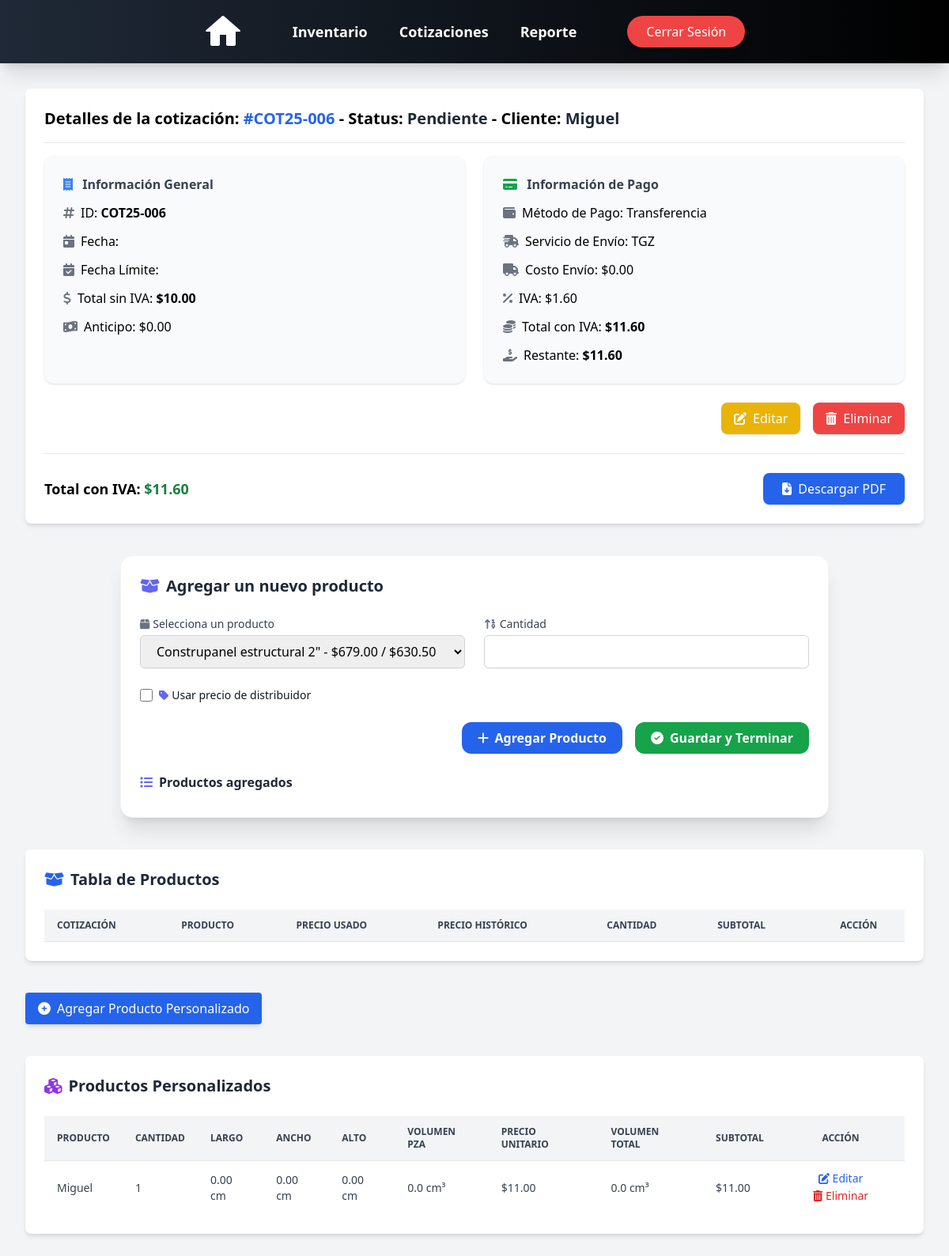
The app's page /quotes/details/COT25-006/ (signed in), older data.
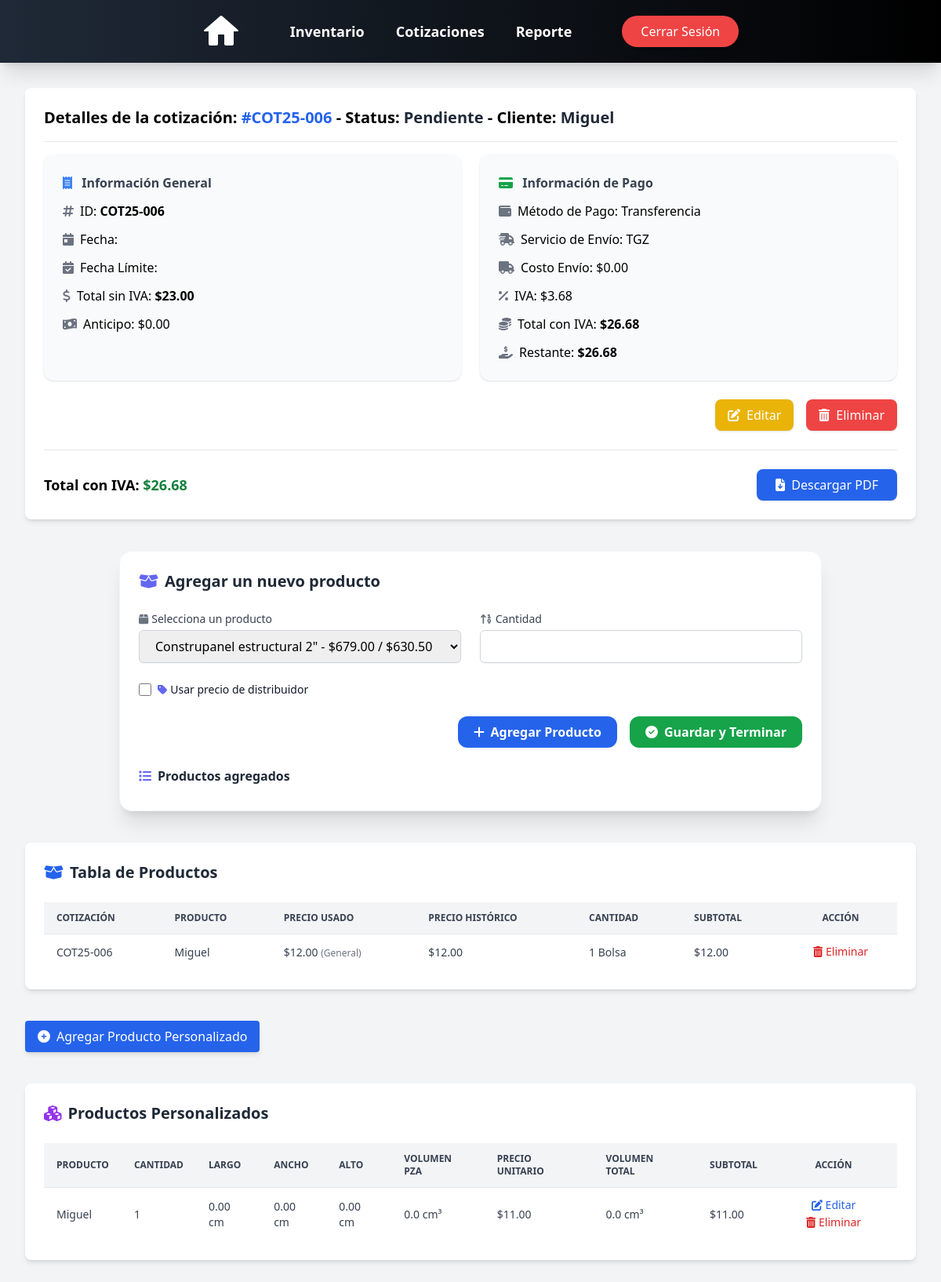
The same page, newer data.
### cotizaciones/models.py (models this page shows, shortened)
class Cotizaciones(models.Model):
    id = models.CharField(max_length=10, primary_key=True, unique=True, blank=False, null=False)
    cliente = models.CharField(max_length=50, blank=False, null=True)
    telefono = models.IntegerField(blank=False, null=True)
    fecha = models.DateField(auto_now=False, auto_now_add=False)
    fecha_propuesta = models.DateField(auto_now=False, auto_now_add=False)
    fecha_entrega = models.DateField(auto_now=False, auto_now_add=False, null=True, blank=True)
    direccion_entrega = models.CharField(max_length=50, default='Pendiente')
    servicio_envio = models.CharField(max_length=100, default="TGZ")
    costo_envio = models.DecimalField(max_digits=10, decimal_places=2, blank=False, null=True, default=0)
    total = models.DecimalField(max_digits=10, decimal_places=2, default=0.0)  # Total sin IVA
    total_Civa = models.DecimalField(max_digits=10, decimal_places=2, default=0.0)
    status = models.CharField(max_length=20, blank=False, null=False, default='Pendiente')
    anticipo = models.DecimalField(max_digits=10, decimal_places=2, default=0.0)
    restante = models.DecimalField(max_digits=10, decimal_places=2, default=0.0)
    metodo_pago = models.CharField(max_length=20, null=False, default='No')
    iva = models.DecimalField(max_digits=10, decimal_places=2, default=0.0)
    def __str__(self):
        return str(self.id)

class CotizacionProduct(models.Model):
    cotizacion_id = models.ForeignKey(Cotizaciones, on_delete=models.CASCADE, related_name='cotizaciones')
    product_id = models.ForeignKey(Product, on_delete=models.CASCADE)
    cantidad = models.IntegerField(default=1)
    phistorico = models.DecimalField(max_digits=10, decimal_places=2, default=0.0)
    subtotal = models.DecimalField(max_digits=10, decimal_places=2, default=0.0)
    usar_precio_distribuidor = models.BooleanField(default=False)

### products/models.py (models this page shows, shortened)
class Product(models.Model):
    nombre = models.CharField(max_length=50, blank=True, null=False)
    descripcion = models.CharField(max_length=100, blank=True, null=False)
    categoria = models.CharField(max_length=50, blank=True, null=False)
    largo = models.DecimalField(max_digits=5, decimal_places=2, blank=True, null=True, default=0)
    ancho = models.DecimalField(max_digits=5, decimal_places=2, blank=True, null=True, default=0)
    alto = models.DecimalField(max_digits=5, decimal_places=2, blank=True, null=True, default=0)
    volumen = models.FloatField(blank=True, null=True, default=0)
    volumen_total = models.FloatField(blank=True, null=True, default=0)
    unidad = models.CharField(max_length=50, blank=True, null=False)
    inventario = models.IntegerField(blank=True, null=True)
    precio_general = models.DecimalField(max_digits=10, decimal_places=2, blank=True, null=False)
    precio_distribuidor = models.DecimalField(max_digits=10, decimal_places=2, blank=True, null=True)
    otro = BooleanField(default=False)

### cotizaciones/views.py (the view)
# urls.py: path('details/<str:id>/', details_view, name='details'),
def details_view(request, id):
    cotizacion = get_object_or_404(Cotizaciones, id=id)
    cotProduct = CotizacionProduct.objects.filter(cotizacion_id=cotizacion)
    productNormal = cotProduct.filter(product_id__otro=False)
    productPersonalizado = cotProduct.filter(product_id__otro=True)
    products = Product.objects.filter(otro=False)
    def formatear_fecha(fecha):
        if fecha:  # Verifica que la fecha no sea None
            if isinstance(fecha, datetime):
                return format_date(fecha, format="EEEE d 'de' MMMM 'del' y", locale='es')
            else:
                return format_date(datetime(fecha.year, fecha.month, fecha.day), format="EEEE d 'de' MMMM 'del' y",
                                   locale='es')
        return None
    def formato_moneda(valor):
        return "{:,.2f}".format(valor)
    cotizacion.fecha = formatear_fecha(cotizacion.fecha)
    cotizacion.fecha_propuesta = formatear_fecha(cotizacion.fecha_propuesta)
    cotizacion.fecha_entrega = formatear_fecha(cotizacion.fecha_entrega)
    cotizacion.costo_envio = formato_moneda(cotizacion.costo_envio)
    cotizacion.total = formato_moneda(cotizacion.total)
    cotizacion.total_Civa = formato_moneda(cotizacion.total_Civa)
    cotizacion.anticipo = formato_moneda(cotizacion.anticipo)
    cotizacion.restante = formato_moneda(cotizacion.restante)
    cotizacion.iva = formato_moneda(cotizacion.iva)
    qr_image = generate_qr(cotizacion.direccion_entrega)
    context = {
        'cotizaciones': cotizacion,
        'cotProduct': productNormal,
        'productOtro': productPersonalizado,
        'products': products,
        'qr_image': qr_image,
    }
    return render(request, 'quotes/details.html', context)

### cotizaciones/templatetags/custom_filters.py (called while the page is built)
@register.filter(name='moneda')
def moneda(value):
    if isinstance(value, Decimal):
        return "{:,.2f}".format(value)
    return value

### cotizaciones/views.py (called while the page is built)
def generate_qr(direccion):
    qr = qrcode.make(direccion)
    qr_image = BytesIO()
    qr.save(qr_image, format='PNG')
    qr_image.seek(0)
    return qr_image

### users/context_processors.py (called while the page is built)
def empleado_context(request):
    if request.user.is_authenticated:
        empleado = request.user.groups.filter(name='Empleado').exists()
    else:
        empleado = False  # Si no está autenticado, no es parte del grupo
    return {'empleado': empleado}

### templates/quotes/details.html (shortened to what this page needs)
{% load static %}
<!DOCTYPE html>
<html lang="es">
<head>
    <link rel="stylesheet" href="https://cdn.jsdelivr.net/npm/choices.js/public/assets/styles/choices.min.css">
    <link rel="stylesheet" href="https://cdnjs.cloudflare.com/ajax/libs/font-awesome/6.5.0/css/all.min.css">
    <script src="https://cdn.tailwindcss.com"></script>
</head>
<body class="bg-gray-100 p-8">
    {% include 'nav_bar.html' %}
    {% if request.user.is_authenticated %}
        <div class="animate__animated animate__fadeIn">
        {% include 'quotes/quote_details.html' %}
        {% include 'quotes/add_product_form.html' %}
        {% include 'quotes/products_table.html' %}
        {% include 'quotes/custom_product_form.html' %}
        {% include 'quotes/custom_products_table.html' %}
    {% else %}
        <div class="flex flex-col items-center justify-center min-h-screen text-center">
            <h2 class="text-2xl font-semibold text-gray-700">No está autenticado</h2>
            <a href="{% url 'login' %}" class="mt-4 bg-blue-600 text-white px-4 py-2 rounded-lg hover:bg-blue-700 transition">Iniciar sesión</a>
        </div>
    {% endif %}
    </div>
</body>
</html>

### templates/quotes/quote_details.html (shortened to what this page needs)
{% load static %}
<div class="bg-white p-6 rounded-lg shadow-md mt-20 max-w-7xl mx-auto">
    <h1 class="text-lg md:text-xl font-bold mb-4">
        Detalles de la cotización:
        <span class="text-blue-600 font-semibold">#{{ cotizaciones.id }}</span>
        - Status: <span class="text-gray-800">{{ cotizaciones.status }}</span>
        - Cliente: <span class="text-gray-800">{{ cotizaciones.cliente }}</span>
    </h1>
    <hr class="my-4">
    <div class="grid grid-cols-1 lg:grid-cols-2 gap-6">
        <div class="bg-gray-50 rounded-xl shadow p-6 space-y-3">
            <h2 class="text-md font-semibold text-gray-700 mb-2">
                <i class="fas fa-receipt text-blue-500 mr-2"></i> Información General
            </h2>
            <p><i class="fas fa-hashtag text-gray-500 mr-2"></i>ID: <strong>{{ cotizaciones.id }}</strong></p>
            <p><i class="fas fa-calendar-day text-gray-500 mr-2"></i>Fecha: {{ cotizaciones.fecha }}</p>
            <p><i class="fas fa-calendar-check text-gray-500 mr-2"></i>Fecha Límite: {{ cotizaciones.fecha_propuesta }}</p>
            <p><i class="fas fa-dollar-sign text-gray-500 mr-2"></i>Total sin IVA: <strong>${{ cotizaciones.total }}</strong></p>
            <p><i class="fas fa-money-bill-wave text-gray-500 mr-2"></i>Anticipo: ${{ cotizaciones.anticipo }}</p>
        </div>
        <div class="bg-gray-50 rounded-xl shadow p-6 space-y-3">
            <h2 class="text-md font-semibold text-gray-700 mb-2">
                <i class="fas fa-credit-card text-green-600 mr-2"></i> Información de Pago
            </h2>
            <p><i class="fas fa-wallet text-gray-500 mr-2"></i>Método de Pago: {{ cotizaciones.metodo_pago }}</p>
            <p><i class="fas fa-shipping-fast text-gray-500 mr-2"></i>Servicio de Envío: {{ cotizaciones.servicio_envio }}</p>
            <p><i class="fas fa-truck text-gray-500 mr-2"></i>Costo Envío: ${{ cotizaciones.costo_envio }}</p>
            <p><i class="fas fa-percentage text-gray-500 mr-2"></i>IVA: ${{ cotizaciones.iva }}</p>
            <p><i class="fas fa-coins text-gray-500 mr-2"></i>Total con IVA: <strong>${{ cotizaciones.total_Civa }}</strong></p>
            <p><i class="fas fa-hand-holding-usd text-gray-500 mr-2"></i>Restante: <strong>${{ cotizaciones.restante }}</strong></p>
        </div>
    </div>
    <div class="flex flex-col md:flex-row gap-4 justify-end items-center mt-6">
        <a href="{% url 'update_quote' cotizaciones.id %}" class="w-full md:w-auto bg-yellow-500 hover:bg-yellow-600 text-white px-4 py-2 rounded-lg shadow transition flex items-center justify-center">
            <i class="fas fa-edit mr-2"></i> Editar
        </a>
        <a href="{% url 'delete_quote' cotizaciones.id %}" class="w-full md:w-auto bg-red-500 hover:bg-red-600 text-white px-4 py-2 rounded-lg shadow transition flex items-center justify-center">
            <i class="fas fa-trash-alt mr-2"></i> Eliminar
        </a>
    </div>
    <hr class="my-6">
    <div class="flex flex-col md:flex-row justify-between items-center gap-4">
        <p class="text-base md:text-lg font-semibold text-center md:text-left">
            Total con IVA: <span id="total_con_iva" class="text-green-700">${{ cotizaciones.total_Civa }}</span>
        </p>
        <a href="{% url 'generate_quote_pdf' cotizaciones.id %}"
           class="w-full md:w-auto bg-blue-600 text-white px-6 py-2 rounded-lg shadow hover:bg-blue-700 transition flex items-center justify-center gap-2">
            <i class="fas fa-file-download"></i> Descargar PDF
        </a>
    </div>
</div>

### templates/quotes/products_table.html
{% load custom_filters %}
<div class="bg-white p-6 rounded-lg shadow-md mt-10 overflow-x-auto">
    <h2 class="text-xl font-semibold text-gray-800 mb-6 flex items-center gap-2">
        <i class="fas fa-box-open text-blue-600"></i>
        Tabla de Productos
    </h2>
    <table id="tabla-productos" class="min-w-full text-sm text-left text-gray-700">
        <thead class="text-xs uppercase bg-gray-100 border-b border-gray-200">
            <tr>
                <th class="px-4 py-3">Cotización</th>
                <th class="px-4 py-3">Producto</th>
                <th class="px-4 py-3">Precio usado</th>
                <th class="px-4 py-3">Precio histórico</th>
                <th class="px-4 py-3">Cantidad</th>
                <th class="px-4 py-3">Subtotal</th>
                <th class="px-4 py-3 text-center">Acción</th>
            </tr>
        </thead>
        <tbody class="divide-y divide-gray-100">
            {% for cotizacionPro in cotProduct %}
            <tr class="hover:bg-gray-50 transition">
                <td class="px-4 py-3">{{ cotizacionPro.cotizacion_id }}</td>
                <td class="px-4 py-3">{{ cotizacionPro.product_id.nombre }}</td>
                <td class="px-4 py-3">
                    {% if cotizacionPro.usar_precio_distribuidor %}
                        ${{ cotizacionPro.product_id.precio_distribuidor }} <span class="text-xs text-gray-500">(Distribuidor)</span>
                    {% else %}
                        ${{ cotizacionPro.product_id.precio_general }} <span class="text-xs text-gray-500">(General)</span>
                    {% endif %}
                </td>
                <td class="px-4 py-3">${{ cotizacionPro.phistorico }}</td>
                <td class="px-4 py-3">
                  {{ cotizacionPro.cantidad }}
                  {{ cotizacionPro.product_id.unidad }}{% if cotizacionPro.cantidad >= 2 %}s{% endif %}
                </td>
                <td class="px-4 py-3">${{ cotizacionPro.subtotal|moneda }}</td>
                <td class="px-4 py-3 text-center">
                    <a href="{% url 'delete_product_from_quote' cotizacionPro.id %}"
                       class="text-red-600 hover:text-red-800 transition inline-flex items-center gap-1 text-sm delete-product">
                        <i class="fas fa-trash-alt"></i> Eliminar
                    </a>
                </td>
            </tr>
            {% endfor %}
        </tbody>
    </table>
</div>

### templates/quotes/custom_products_table.html
{% load custom_filters %}
<div class="bg-white p-6 rounded-lg shadow-md mt-10 overflow-x-auto">
    <h2 class="text-xl font-semibold text-gray-800 mb-6 flex items-center gap-2">
        <i class="fas fa-cubes text-purple-600"></i>
        Productos Personalizados
    </h2>
    <table id="tabla-productos-personalizados" class="min-w-full text-sm text-left text-gray-700">
        <thead class="text-xs uppercase bg-gray-100 border-b border-gray-200">
            <tr>
                <th class="px-4 py-3">Producto</th>
                <th class="px-4 py-3">Cantidad</th>
                <th class="px-4 py-3">Largo</th>
                <th class="px-4 py-3">Ancho</th>
                <th class="px-4 py-3">Alto</th>
                <th class="px-4 py-3">Volumen Pza</th>
                <th class="px-4 py-3">Precio Unitario</th>
                <th class="px-4 py-3">Volumen Total</th>
                <th class="px-4 py-3">Subtotal</th>
                <th class="px-4 py-3 text-center">Acción</th>
            </tr>
        </thead>
        <tbody class="divide-y divide-gray-100">
            {% for cotizacionPro in productOtro %}
                {% if cotizacionPro.product_id.otro %}
                    <tr class="hover:bg-gray-50 transition">
                        <td class="px-4 py-3">{{ cotizacionPro.product_id.nombre }}</td>
                        <td class="px-4 py-3">{{ cotizacionPro.cantidad }}</td>
                        <td class="px-4 py-3">{{ cotizacionPro.product_id.largo }} cm</td>
                        <td class="px-4 py-3">{{ cotizacionPro.product_id.ancho }} cm</td>
                        <td class="px-4 py-3">{{ cotizacionPro.product_id.alto }} cm</td>
                        <td class="px-4 py-3">{{ cotizacionPro.product_id.volumen }} cm³</td>
                        <td class="px-4 py-3">${{ cotizacionPro.product_id.precio_general }}</td>
                        <td class="px-4 py-3">{{ cotizacionPro.product_id.volumen_total }} cm³</td>
                        <td class="px-4 py-3">${{ cotizacionPro.subtotal|moneda }}</td>
                        <td class="px-4 py-3 text-center">
                            <a href="#" onclick="editarProducto('{{ cotizacionPro.product_id.id }}', '{{ cotizacionPro.product_id.nombre }}', '{{ cotizacionPro.cantidad }}', '{{ cotizacionPro.product_id.largo }}', '{{ cotizacionPro.product_id.ancho }}', '{{ cotizacionPro.product_id.alto }}', '{{ cotizacionPro.product_id.precio_general }}')"
                               class="text-blue-600 hover:text-blue-800 transition inline-flex items-center gap-1 text-sm">
                                <i class="fas fa-edit"></i> Editar
                            </a>
                            <a href="{% url 'delete_product_from_quote' cotizacionPro.id %}"
                               class="text-red-600 hover:text-red-800 transition inline-flex items-center gap-1 text-sm delete-product">
                                <i class="fas fa-trash-alt"></i> Eliminar
                            </a>
                        </td>
                    </tr>
                {% endif %}
            {% endfor %}
        </tbody>
    </table>
</div>

Row changes from the older to the newer data that the page shows:
changed Cotizaciones "COT25-006": total "10.00" → "23.00"; iva "1.60" → "3.68"; total_Civa "11.60" → "26.68"; restante "11.60" → "26.68"
added CotizacionProduct: cotizacion_id "COT25-006", product_id.nombre "Miguel", product_id.precio_general "12.00", phistorico "12.00", cantidad "1", product_id.unidad "Bolsa", subtotal|moneda "12.00", shown under "Tabla de Productos"
